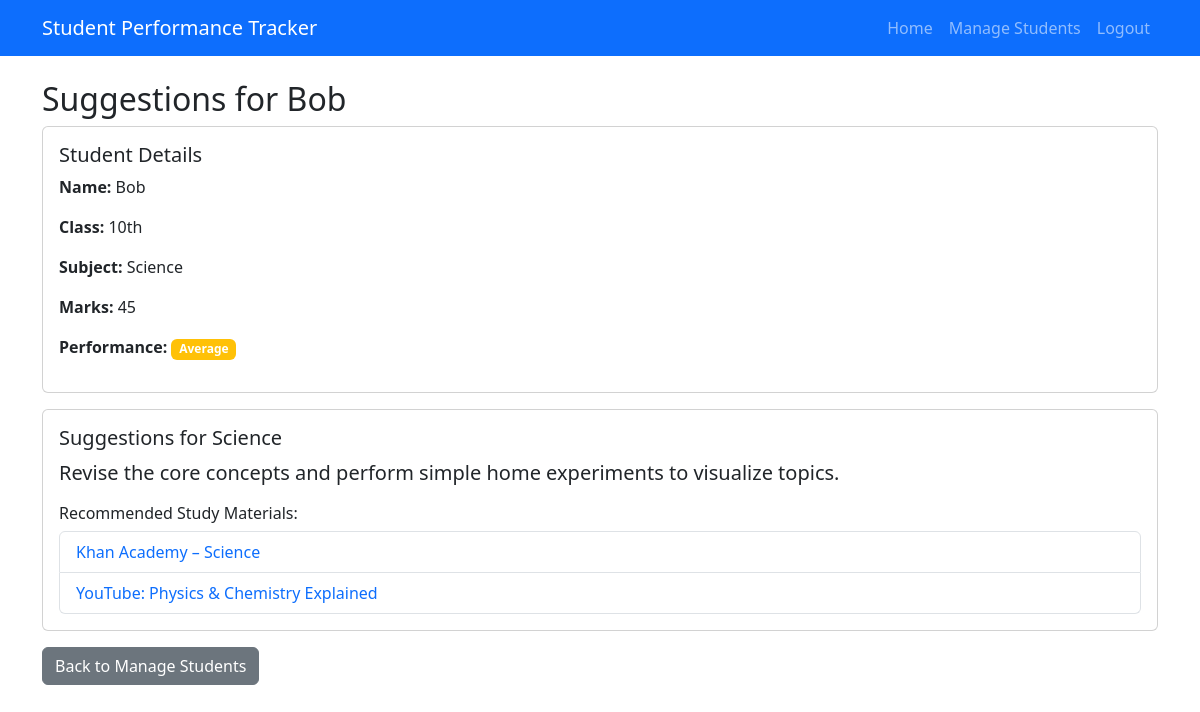
Page /suggestions/2 (signed in) on the committed database.
### tables this page shows
CREATE TABLE students (
                id INTEGER PRIMARY KEY AUTOINCREMENT,
                name TEXT NOT NULL,
                class TEXT NOT NULL,
                subject TEXT NOT NULL,
                marks INTEGER NOT NULL
            );

### app.py (the view)
@app.route('/suggestions/<int:id>')
def suggestions(id):
    if 'logged_in' not in session:
        return redirect(url_for('login'))
    with get_db() as conn:
        student = conn.execute('SELECT * FROM students WHERE id = ?', (id,)).fetchone()
    performance = classify_performance(student['marks'])
    material_link = get_study_materials(student['subject'])
    return render_template('suggestions.html', student=student, performance=performance, material_link=material_link)

### app.py (called while the page is built)
def get_db():
    conn = sqlite3.connect(DATABASE)
    conn.row_factory = sqlite3.Row
    return conn

def classify_performance(marks):
    if marks < 40:
        return 'Needs Improvement'
    elif marks < 70:
        return 'Average'
    else:
        return 'Good'

### templates/suggestions.html
{% extends "base.html" %}
{% block content %}
<h2>Suggestions for {{ student.name }}</h2>
<div class="card mb-3">
    <div class="card-body">
        <h5 class="card-title">Student Details</h5>
        <p><strong>Name:</strong> {{ student.name }}</p>
        <p><strong>Class:</strong> {{ student.class }}</p>
        <p><strong>Subject:</strong> {{ student.subject }}</p>
        <p><strong>Marks:</strong> {{ student.marks }}</p>
        <p><strong>Performance:</strong> <span class="badge {% if performance == 'Needs Improvement' %}bg-danger{% elif performance == 'Average' %}bg-warning{% else %}bg-success{% endif %}">{{ performance }}</span></p>
    </div>
</div>
{% if performance != 'Good' %}
<div class="card">
    <div class="card-body">
        <h5 class="card-title">Suggestions for {{ student.subject }}</h5>
        <p class="lead">{{ material_link.tip }}</p>
        <h6>Recommended Study Materials:</h6>
        <ul class="list-group">
            {% for link in material_link.links %}
            <li class="list-group-item">
                <a href="{{ link.url }}" target="_blank" class="text-decoration-none">
                    {{ link.name }}
                </a>
            </li>
            {% endfor %}
        </ul>
    </div>
</div>
{% endif %}
<a href="{{ url_for('manage') }}" class="btn btn-secondary mt-3">Back to Manage Students</a>
{% endblock %}

### rows in the picture
students: name "Bob", class "10th", subject "Science", marks "45"

### other values in the picture
{{ performance }} "Average"
{{ material_link.tip }} "Revise the core concepts and perform simple home experiments to visualize topics."
{{ link.name }} "Khan Academy – Science" "YouTube: Physics & Chemistry Explained"
